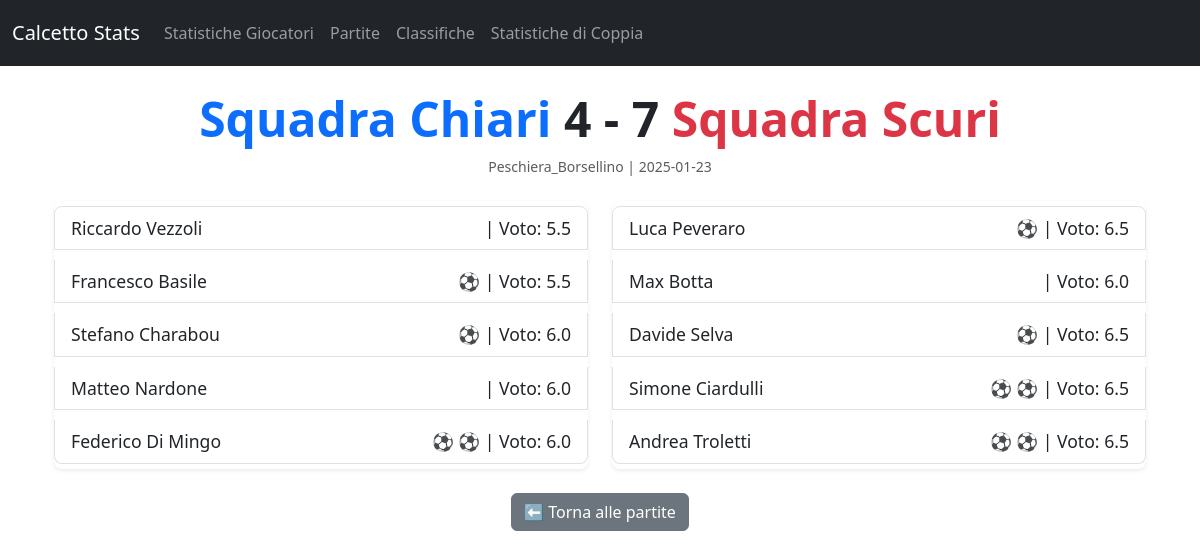
Page /partita/2 on the committed database.
### tables this page shows
CREATE TABLE Partite (
        id_partita INTEGER PRIMARY KEY AUTOINCREMENT,
        data TEXT NOT NULL,
        luogo TEXT NOT NULL,
        gol_squadra_chiari INTEGER,
        gol_squadra_scuri INTEGER
    );

CREATE TABLE Giocatori (
        id_giocatore INTEGER PRIMARY KEY AUTOINCREMENT,
        nome TEXT NOT NULL,
        gol_individuali INTEGER DEFAULT 0,
        gol_fatti_squadra INTEGER DEFAULT 0,
        gol_subiti_squadra INTEGER DEFAULT 0,
        partite_giocate INTEGER DEFAULT 0,
        partite_vinte INTEGER DEFAULT 0,
        partite_pareggiate INTEGER DEFAULT 0,
        partite_perse INTEGER DEFAULT 0,
        voto_pagella REAL DEFAULT 0,
        id_partita INTEGER,
        squadra TEXT NOT NULL,
        FOREIGN KEY (id_partita) REFERENCES Partite (id_partita)
    );

### web.py (the view)
@app.get("/partita/<int:id_partita>")
def dettaglio_partita(id_partita):
    partita, giocatori_chiari, giocatori_scuri = get_dettaglio_partita(id_partita)
    if not partita:
        return f"<h2>Partita con ID {id_partita} non trovata.</h2>"
    return render_template("partita.html",
                           partita=partita,
                           giocatori_chiari=giocatori_chiari,
                           giocatori_scuri=giocatori_scuri)

### stats.py (called while the page is built)
def get_dettaglio_partita(id_partita):
    conn = sqlite3.connect("calcetto_stats.db")
    c = conn.cursor()
    c.execute("""
        SELECT id_partita, data, luogo, gol_squadra_chiari, gol_squadra_scuri
        FROM Partite
        WHERE id_partita = ?
    """, (id_partita,))
    partita = c.fetchone()
    c.execute("""
        SELECT nome, gol_individuali, voto_pagella
        FROM Giocatori
        WHERE id_partita = ? AND squadra = 'Chiari'
    """, (id_partita,))
    giocatori_chiari = c.fetchall()
    c.execute("""
        SELECT nome, gol_individuali, voto_pagella
        FROM Giocatori
        WHERE id_partita = ? AND squadra = 'Scuri'
    """, (id_partita,))
    giocatori_scuri = c.fetchall()
    conn.close()
    return partita, giocatori_chiari, giocatori_scuri

### templates/partita.html (shortened to what this page needs)
{% extends "base.html" %}
{% block content %}
<div class="partita-dettaglio container">
    <div class="text-center my-4">
        <h2 class="fw-bold display-5">
            <span class="text-primary">Squadra Chiari</span>
            {{ partita[3] }} - {{ partita[4] }}
            <span class="text-danger">Squadra Scuri</span>
        </h2>
        <p class="text-muted small">
            {{ partita[2] }} | {{ partita[1] }}
        </p>
    </div>
    <div class="row mt-4">
        <div class="col-md-6">
            <ul class="list-group shadow-sm rounded-3">
                {% for giocatore in giocatori_chiari %}
                <li class="list-group-item d-flex justify-content-between align-items-center">
                    <span>{{ giocatore[0] }}</span>
                    <span>
                        {% for i in range(giocatore[1]) %}
                            ⚽
                        {% endfor %}
                        | Voto: {{ giocatore[2] }}
                    </span>
                </li>
                {% endfor %}
            </ul>
        </div>
        <div class="col-md-6">
            <ul class="list-group shadow-sm rounded-3">
                {% for giocatore in giocatori_scuri %}
                <li class="list-group-item d-flex justify-content-between align-items-center">
                    <span>{{ giocatore[0] }}</span>
                    <span>
                        {% for i in range(giocatore[1]) %}
                            ⚽
                        {% endfor %}
                        | Voto: {{ giocatore[2] }}
                    </span>
                </li>
                {% endfor %}
            </ul>
        </div>
    </div>
    <div class="mt-4 text-center">
        <a href="{{ url_for('lista_partite') }}" class="btn btn-secondary">
            ⬅ Torna alle partite
        </a>
    </div>
</div>
{% endblock %}

### static/style.css (style rules this page uses)
body { font-family: Arial, sans-serif; margin: 20px; background-color: #f9f9f9; color: #333; }
h1, h2 { color: #0056b3; }
ul { list-style: none; padding: 0; }
li { margin: 5px 0; }
a { color: #0056b3; text-decoration: none; }
.list-group-item { font-size: 1.1rem; }

### rows in the picture
Partite: gol_squadra_chiari "4", gol_squadra_scuri "7", luogo "Peschiera_Borsellino", data "2025-01-23"
Giocatori: nome "Riccardo Vezzoli", voto_pagella "5.5"
Giocatori: nome "Francesco Basile", gol_individuali 1 (drawn), voto_pagella "5.5"
Giocatori: nome "Stefano Charabou", gol_individuali 1 (drawn), voto_pagella "6.0"
Giocatori: nome "Matteo Nardone", voto_pagella "6.0"
Giocatori: nome "Federico Di Mingo", gol_individuali 2 (drawn), voto_pagella "6.0"
Giocatori: nome "Luca Peveraro", gol_individuali 1 (drawn), voto_pagella "6.5"
Giocatori: nome "Max Botta", voto_pagella "6.0"
Giocatori: nome "Davide Selva", gol_individuali 1 (drawn), voto_pagella "6.5"
Giocatori: nome "Simone Ciardulli", gol_individuali 2 (drawn), voto_pagella "6.5"
Giocatori: nome "Andrea Troletti", gol_individuali 2 (drawn), voto_pagella "6.5"
